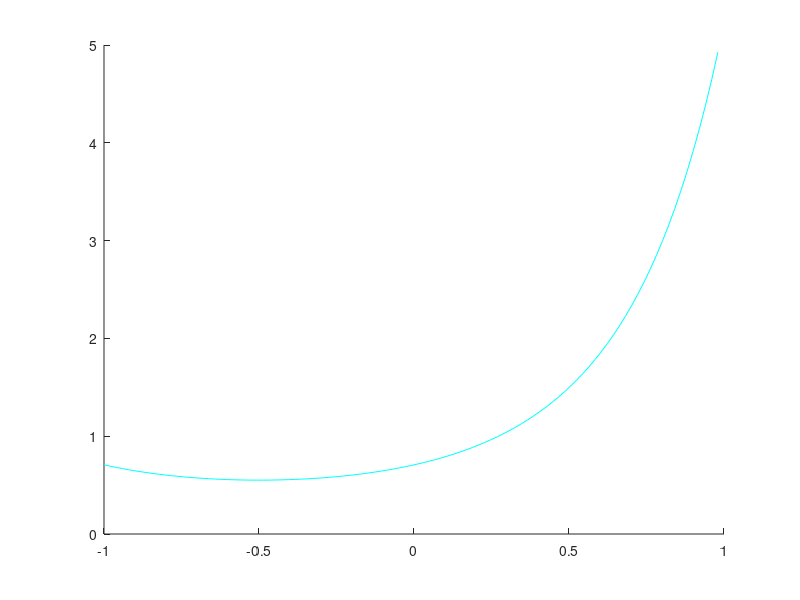

Write the MATLAB code that produced this figure. (Note: this script raises an error after producing the figure.)
% Reads in data
value = csvread('q.csv');

% Retrieves q
qValue = value(1,1:end-1); 

f = @(x) (exp((x.^2)+x)*sin(pi*1.25*x));

% Create nodes 
num = 101;
xNodes = zeros(num);
h = 2.0/num;
for i=0:100
    xNodes(i+1) = (-1)+(i*h);
end    

figure(1);
plot(xNodes, f(xNodes), 'c', xNodes, qValue, 'm');